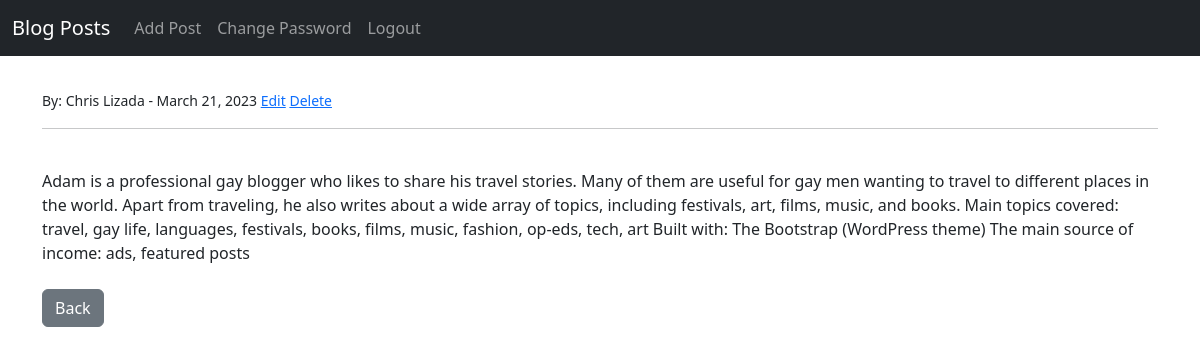
Page /article/5 on the committed database.
### blog/models.py (models this page shows, shortened)
class Post(models.Model):
    title = models.CharField(max_length=255)
    title_tag = models.CharField(max_length=255)
    author = models.ForeignKey(User, on_delete=models.CASCADE)
    body = models.TextField()
    post_date = models.DateField(auto_now_add=True)

### blog/views.py (the view)
# urls.py: path('article/<int:pk>', ArticleDetailView.as_view(), name="article-detail"),
class ArticleDetailView(DetailView):
    model = Post
    template_name = 'article_details.html'

### blog/templates/article_details.html (shortened to what this page needs)
{% extends 'base.html' %}
{% block content %}
<small>By: {{ post.author.first_name }}  {{post.author.last_name}} - {{ post.post_date }}
    <a href="{% url 'update_post' post.pk %}">Edit</a>
    <a href="{% url 'delete_post' post.pk %}">Delete</a>
</small>
<hr>
<br/>
{{ post.body }}
<br/><br/>
<a href="{% url 'home' %}" class="btn btn-secondary">Back</a>
{% endblock %}

### rows in the picture
Post: author.first_name "Chris", author.last_name "Lizada", post_date "March 21, 2023", body "Adam is a professional gay blogger who likes to share his travel stories. Many of them are useful for gay men wanting to travel to different places in the world. Apart from traveling, he also writes about a wide array of topics, including festivals, art, films, music, and books. Main topics covered: travel, gay life, languages, festivals, books, films, music, fashion, op-eds, tech, art Built with: The Bootstrap (WordPress theme) The main source of income: ads, featured posts"
